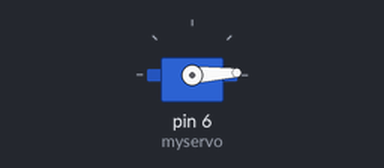
Bench run of a sketch on a simulated Arduino Uno, built with avr-gcc and run on an emulated ATmega328P. On the bench: servo.

Above: at 0.05 s.
At 0.65 s:
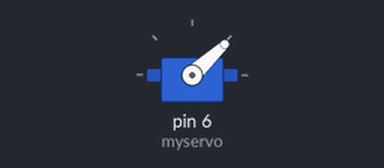
At 1.05 s:
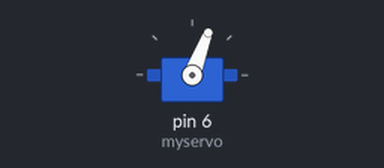
At 2.05 s:
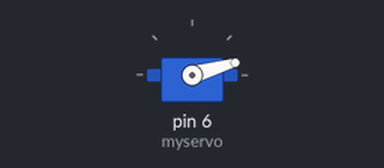
Timing chart, 0 to 5.3 s (numbered marks = the images above):
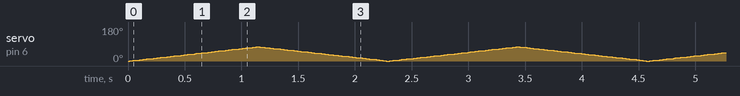

The sketch:

servo.ino
```cpp
//Pinball Machine Servo Motor Code
#include <Servo.h>

Servo myservo;

int pos = 0;

void setup() {
  // put your setup code here, to run once:
  myservo.attach(6);
}

void loop() {
  // put your main code here, to run repeatedly:
  for (pos = 0; pos <= 75; pos += 1) {   // goes from 0 degrees to 75 degrees
    // in steps of 1 degree
    myservo.write(pos);
    delay(15);
  }
  for (pos = 75; pos >= 0; pos -= 1) {  // goes from 75 degrees to 0 degrees
    myservo.write(pos);                  // tell servo to go to position in variable 'pos'
    delay(15);
  }
}
```
